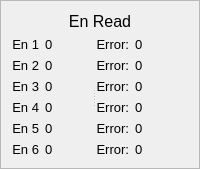
    <widget class="QFrame" name="enRead">
     <property name="frameShape">
      <enum>QFrame::StyledPanel</enum>
     </property>
     <property name="frameShadow">
      <enum>QFrame::Sunken</enum>
     </property>
     <property name="lineWidth">
      <number>2</number>
     </property>
     <property name="midLineWidth">
      <number>0</number>
     </property>
     <layout class="QVBoxLayout" name="verticalLayout_16">
      <item>
       <widget class="QLabel" name="label_4">
        <property name="font">
         <font>
          <pointsize>12</pointsize>
         </font>
        </property>
        <property name="text">
         <string>En Read</string>
        </property>
        <property name="alignment">
         <set>Qt::AlignCenter</set>
        </property>
       </widget>
      </item>
      <item>
       <widget class="QSplitter" name="splitter_3">
        <property name="orientation">
         <enum>Qt::Horizontal</enum>
        </property>
        <property name="childrenCollapsible">
         <bool>false</bool>
        </property>
        <widget class="QWidget" name="layoutWidget">
         <property name="font">
          <font/>
         </property>
         <layout class="QHBoxLayout" name="horizontalLayout_2">
          <item>
           <layout class="QVBoxLayout" name="verticalLayout_2">
            <item>
             <widget class="QLabel" name="Step1_direct">
              <property name="sizePolicy">
               <sizepolicy hsizetype="Minimum" vsizetype="Fixed">
                <horstretch>0</horstretch>
                <verstretch>0</verstretch>
               </sizepolicy>
              </property>
              <property name="font">
               <font>
                <pointsize>10</pointsize>
               </font>
              </property>
              <property name="text">
               <string>En 1</string>
              </property>
              <property name="alignment">
               <set>Qt::AlignRight|Qt::AlignTrailing|Qt::AlignVCenter</set>
              </property>
             </widget>
            </item>
            <item>
             <widget class="QLabel" name="Step2_direct">
              <property name="sizePolicy">
               <sizepolicy hsizetype="Minimum" vsizetype="Fixed">
                <horstretch>0</horstretch>
                <verstretch>0</verstretch>
               </sizepolicy>
              </property>
              <property name="font">
               <font>
                <pointsize>10</pointsize>
               </font>
              </property>
              <property name="text">
               <string>En 2</string>
              </property>
              <property name="alignment">
               <set>Qt::AlignRight|Qt::AlignTrailing|Qt::AlignVCenter</set>
              </property>
             </widget>
            </item>
            <item>
             <widget class="QLabel" name="Step3_direct">
              <property name="sizePolicy">
               <sizepolicy hsizetype="Minimum" vsizetype="Fixed">
                <horstretch>0</horstretch>
                <verstretch>0</verstretch>
               </sizepolicy>
              </property>
              <property name="font">
               <font>
                <pointsize>10</pointsize>
               </font>
              </property>
              <property name="text">
               <string>En 3</string>
              </property>
              <property name="alignment">
               <set>Qt::AlignRight|Qt::AlignTrailing|Qt::AlignVCenter</set>
              </property>
             </widget>
            </item>
            <item>
             <widget class="QLabel" name="Step4_direct">
              <property name="sizePolicy">
               <sizepolicy hsizetype="Minimum" vsizetype="Fixed">
                <horstretch>0</horstretch>
                <verstretch>0</verstretch>
               </sizepolicy>
              </property>
              <property name="font">
               <font>
                <pointsize>10</pointsize>
               </font>
              </property>
              <property name="text">
               <string>En 4</string>
              </property>
              <property name="alignment">
               <set>Qt::AlignRight|Qt::AlignTrailing|Qt::AlignVCenter</set>
              </property>
             </widget>
            </item>
            <item>
             <widget class="QLabel" name="Step5_direct">
              <property name="sizePolicy">
               <sizepolicy hsizetype="Minimum" vsizetype="Fixed">
                <horstretch>0</horstretch>
                <verstretch>0</verstretch>
               </sizepolicy>
              </property>
              <property name="font">
               <font>
                <pointsize>10</pointsize>
               </font>
              </property>
              <property name="text">
               <string>En 5</string>
              </property>
              <property name="alignment">
               <set>Qt::AlignRight|Qt::AlignTrailing|Qt::AlignVCenter</set>
              </property>
             </widget>
            </item>
            <item>
             <widget class="QLabel" name="Step6_direct">
              <property name="sizePolicy">
               <sizepolicy hsizetype="Minimum" vsizetype="Fixed">
                <horstretch>0</horstretch>
                <verstretch>0</verstretch>
               </sizepolicy>
              </property>
              <property name="font">
               <font>
                <pointsize>10</pointsize>
               </font>
              </property>
              <property name="text">
               <string>En 6</string>
              </property>
              <property name="alignment">
               <set>Qt::AlignRight|Qt::AlignTrailing|Qt::AlignVCenter</set>
              </property>
             </widget>
            </item>
           </layout>
          </item>
          <item>
           <layout class="QVBoxLayout" name="verticalLayout_4">
            <item>
             <widget class="QLabel" name="enR1">
              <property name="sizePolicy">
               <sizepolicy hsizetype="Expanding" vsizetype="Fixed">
                <horstretch>0</horstretch>
                <verstretch>0</verstretch>
               </sizepolicy>
              </property>
              <property name="font">
               <font>
                <pointsize>10</pointsize>
               </font>
              </property>
              <property name="text">
               <string>0</string>
              </property>
              <property name="alignment">
               <set>Qt::AlignLeading|Qt::AlignLeft|Qt::AlignVCenter</set>
              </property>
             </widget>
            </item>
            <item>
             <widget class="QLabel" name="enR2">
              <property name="sizePolicy">
               <sizepolicy hsizetype="Expanding" vsizetype="Fixed">
                <horstretch>0</horstretch>
                <verstretch>0</verstretch>
               </sizepolicy>
              </property>
              <property name="font">
               <font>
                <pointsize>10</pointsize>
               </font>
              </property>
              <property name="text">
               <string>0</string>
              </property>
              <property name="alignment">
               <set>Qt::AlignLeading|Qt::AlignLeft|Qt::AlignVCenter</set>
              </property>
             </widget>
            </item>
            <item>
             <widget class="QLabel" name="enR3">
              <property name="sizePolicy">
               <sizepolicy hsizetype="Expanding" vsizetype="Fixed">
                <horstretch>0</horstretch>
                <verstretch>0</verstretch>
               </sizepolicy>
              </property>
              <property name="font">
               <font>
                <pointsize>10</pointsize>
               </font>
              </property>
              <property name="text">
               <string>0</string>
              </property>
              <property name="alignment">
               <set>Qt::AlignLeading|Qt::AlignLeft|Qt::AlignVCenter</set>
              </property>
             </widget>
            </item>
            <item>
             <widget class="QLabel" name="enR4">
              <property name="sizePolicy">
               <sizepolicy hsizetype="Expanding" vsizetype="Fixed">
                <horstretch>0</horstretch>
                <verstretch>0</verstretch>
               </sizepolicy>
              </property>
              <property name="font">
               <font>
                <pointsize>10</pointsize>
               </font>
              </property>
              <property name="text">
               <string>0</string>
              </property>
              <property name="alignment">
               <set>Qt::AlignLeading|Qt::AlignLeft|Qt::AlignVCenter</set>
              </property>
             </widget>
            </item>
            <item>
             <widget class="QLabel" name="enR5">
              <property name="sizePolicy">
               <sizepolicy hsizetype="Expanding" vsizetype="Fixed">
                <horstretch>0</horstretch>
                <verstretch>0</verstretch>
               </sizepolicy>
              </property>
              <property name="font">
               <font>
                <pointsize>10</pointsize>
               </font>
              </property>
              <property name="text">
               <string>0</string>
              </property>
              <property name="alignment">
               <set>Qt::AlignLeading|Qt::AlignLeft|Qt::AlignVCenter</set>
              </property>
             </widget>
            </item>
            <item>
             <widget class="QLabel" name="enR6">
              <property name="sizePolicy">
               <sizepolicy hsizetype="Expanding" vsizetype="Fixed">
                <horstretch>0</horstretch>
                <verstretch>0</verstretch>
               </sizepolicy>
              </property>
              <property name="font">
               <font>
                <pointsize>10</pointsize>
               </font>
              </property>
              <property name="text">
               <string>0</string>
              </property>
              <property name="alignment">
               <set>Qt::AlignLeading|Qt::AlignLeft|Qt::AlignVCenter</set>
              </property>
             </widget>
            </item>
           </layout>
          </item>
         </layout>
        </widget>
        <widget class="QWidget" name="layoutWidget">
         <property name="font">
          <font/>
         </property>
         <layout class="QHBoxLayout" name="horizontalLayout_3">
          <item>
           <layout class="QVBoxLayout" name="verticalLayout_5">
            <item>
             <widget class="QLabel" name="encrease1">
              <property name="sizePolicy">
               <sizepolicy hsizetype="Minimum" vsizetype="Fixed">
                <horstretch>0</horstretch>
                <verstretch>0</verstretch>
               </sizepolicy>
              </property>
              <property name="font">
               <font>
                <pointsize>10</pointsize>
               </font>
              </property>
              <property name="text">
               <string>Error:</string>
              </property>
              <property name="alignment">
               <set>Qt::AlignRight|Qt::AlignTrailing|Qt::AlignVCenter</set>
              </property>
             </widget>
            </item>
            <item>
             <widget class="QLabel" name="encrease2">
              <property name="sizePolicy">
               <sizepolicy hsizetype="Minimum" vsizetype="Fixed">
                <horstretch>0</horstretch>
                <verstretch>0</verstretch>
               </sizepolicy>
              </property>
              <property name="font">
               <font>
                <pointsize>10</pointsize>
               </font>
              </property>
              <property name="text">
               <string>Error:</string>
              </property>
              <property name="alignment">
               <set>Qt::AlignRight|Qt::AlignTrailing|Qt::AlignVCenter</set>
              </property>
             </widget>
            </item>
            <item>
             <widget class="QLabel" name="encrease3">
              <property name="sizePolicy">
               <sizepolicy hsizetype="Minimum" vsizetype="Fixed">
                <horstretch>0</horstretch>
                <verstretch>0</verstretch>
               </sizepolicy>
              </property>
              <property name="font">
               <font>
                <pointsize>10</pointsize>
               </font>
              </property>
              <property name="text">
               <string>Error:</string>
              </property>
              <property name="alignment">
               <set>Qt::AlignRight|Qt::AlignTrailing|Qt::AlignVCenter</set>
              </property>
              <property name="indent">
               <number>-1</number>
              </property>
             </widget>
            </item>
            <item>
             <widget class="QLabel" name="encrease4">
              <property name="sizePolicy">
               <sizepolicy hsizetype="Minimum" vsizetype="Fixed">
                <horstretch>0</horstretch>
                <verstretch>0</verstretch>
               </sizepolicy>
              </property>
              <property name="font">
               <font>
                <pointsize>10</pointsize>
               </font>
              </property>
              <property name="text">
               <string>Error:</string>
              </property>
              <property name="scaledContents">
               <bool>false</bool>
              </property>
              <property name="alignment">
               <set>Qt::AlignRight|Qt::AlignTrailing|Qt::AlignVCenter</set>
              </property>
              <property name="margin">
               <number>0</number>
              </property>
             </widget>
            </item>
            <item>
             <widget class="QLabel" name="encrease5">
              <property name="sizePolicy">
               <sizepolicy hsizetype="Minimum" vsizetype="Fixed">
                <horstretch>0</horstretch>
                <verstretch>0</verstretch>
               </sizepolicy>
              </property>
              <property name="font">
               <font>
                <pointsize>10</pointsize>
               </font>
              </property>
              <property name="text">
               <string>Error:</string>
              </property>
              <property name="alignment">
               <set>Qt::AlignRight|Qt::AlignTrailing|Qt::AlignVCenter</set>
              </property>
             </widget>
            </item>
            <item>
             <widget class="QLabel" name="encrease6">
              <property name="sizePolicy">
               <sizepolicy hsizetype="Minimum" vsizetype="Fixed">
                <horstretch>0</horstretch>
                <verstretch>0</verstretch>
               </sizepolicy>
              </property>
              <property name="font">
               <font>
                <pointsize>10</pointsize>
               </font>
              </property>
              <property name="text">
               <string>Error:</string>
              </property>
              <property name="alignment">
               <set>Qt::AlignRight|Qt::AlignTrailing|Qt::AlignVCenter</set>
              </property>
             </widget>
            </item>
           </layout>
          </item>
          <item>
           <layout class="QVBoxLayout" name="verticalLayout_6">
            <item>
             <widget class="QLabel" name="enEr1">
              <property name="sizePolicy">
               <sizepolicy hsizetype="Expanding" vsizetype="Fixed">
                <horstretch>0</horstretch>
                <verstretch>0</verstretch>
               </sizepolicy>
              </property>
              <property name="font">
               <font>
                <pointsize>10</pointsize>
               </font>
              </property>
              <property name="text">
               <string>0</string>
              </property>
              <property name="alignment">
               <set>Qt::AlignLeading|Qt::AlignLeft|Qt::AlignVCenter</set>
              </property>
             </widget>
            </item>
            <item>
             <widget class="QLabel" name="enEr2">
              <property name="sizePolicy">
               <sizepolicy hsizetype="Expanding" vsizetype="Fixed">
                <horstretch>0</horstretch>
                <verstretch>0</verstretch>
               </sizepolicy>
              </property>
              <property name="font">
               <font>
                <pointsize>10</pointsize>
               </font>
              </property>
              <property name="text">
               <string>0</string>
              </property>
              <property name="alignment">
               <set>Qt::AlignLeading|Qt::AlignLeft|Qt::AlignVCenter</set>
              </property>
             </widget>
            </item>
            <item>
             <widget class="QLabel" name="enEr3">
              <property name="sizePolicy">
               <sizepolicy hsizetype="Expanding" vsizetype="Fixed">
                <horstretch>0</horstretch>
                <verstretch>0</verstretch>
               </sizepolicy>
              </property>
              <property name="font">
               <font>
                <pointsize>10</pointsize>
               </font>
              </property>
              <property name="text">
               <string>0</string>
              </property>
              <property name="alignment">
               <set>Qt::AlignLeading|Qt::AlignLeft|Qt::AlignVCenter</set>
              </property>
             </widget>
            </item>
            <item>
             <widget class="QLabel" name="enEr4">
              <property name="sizePolicy">
               <sizepolicy hsizetype="Expanding" vsizetype="Fixed">
                <horstretch>0</horstretch>
                <verstretch>0</verstretch>
               </sizepolicy>
              </property>
              <property name="font">
               <font>
                <pointsize>10</pointsize>
               </font>
              </property>
              <property name="text">
               <string>0</string>
              </property>
              <property name="alignment">
               <set>Qt::AlignLeading|Qt::AlignLeft|Qt::AlignVCenter</set>
              </property>
             </widget>
            </item>
            <item>
             <widget class="QLabel" name="enEr5">
              <property name="sizePolicy">
               <sizepolicy hsizetype="Expanding" vsizetype="Fixed">
                <horstretch>0</horstretch>
                <verstretch>0</verstretch>
               </sizepolicy>
              </property>
              <property name="font">
               <font>
                <pointsize>10</pointsize>
               </font>
              </property>
              <property name="text">
               <string>0</string>
              </property>
              <property name="alignment">
               <set>Qt::AlignLeading|Qt::AlignLeft|Qt::AlignVCenter</set>
              </property>
             </widget>
            </item>
            <item>
             <widget class="QLabel" name="enEr6">
              <property name="sizePolicy">
               <sizepolicy hsizetype="Expanding" vsizetype="Fixed">
                <horstretch>0</horstretch>
                <verstretch>0</verstretch>
               </sizepolicy>
              </property>
              <property name="font">
               <font>
                <pointsize>10</pointsize>
               </font>
              </property>
              <property name="text">
               <string>0</string>
              </property>
              <property name="alignment">
               <set>Qt::AlignLeading|Qt::AlignLeft|Qt::AlignVCenter</set>
              </property>
             </widget>
            </item>
           </layout>
          </item>
         </layout>
        </widget>
       </widget>
      </item>
     </layout>
    </widget>
